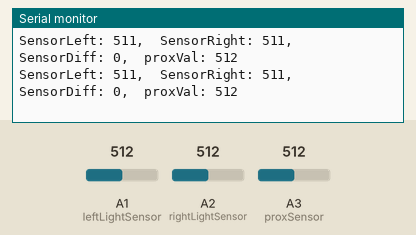
Bench run of a sketch on a simulated Arduino Uno, built with avr-gcc and run on an emulated ATmega328P. Shown: the last lines printed to the serial monitor. The test bench sets the inputs (shaded band); at power-on: A1 (leftLightSensor) = 512, A2 (rightLightSensor) = 512, A3 (proxSensor) = 512.

Above: at 5.7 s.
5.8 s: A1 (leftLightSensor) set to 26
At 6.07 s:
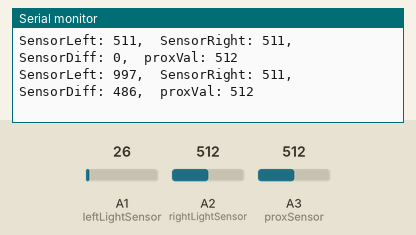
7.3 s: A1 (leftLightSensor) set to 21
At 7.36 s:
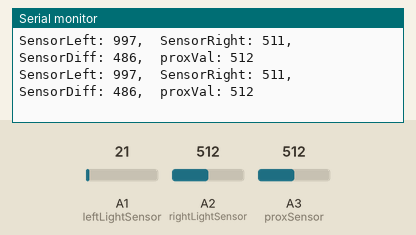
Timing chart, 0 to 10.3 s (numbered marks = the images above; inputs shaded):
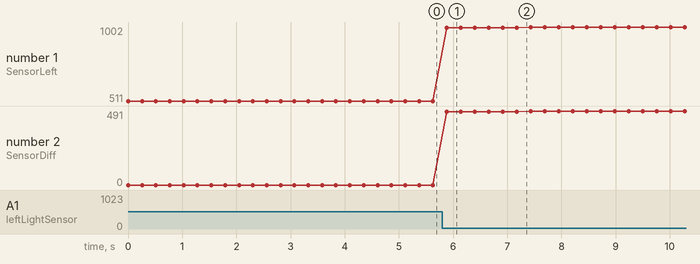

The sketch:

serial_sensor_tester.ino
```cpp
/*
  Serial Sensor Tester
 */

#define rightLightSensor  2
#define leftLightSensor  1
#define proxSensor 3

int SensorLeft;
int SensorRight;
int SensorDifference;
int proxVal;
String message;

void setup() {
  Serial.begin(9600);
}

void loop() {
  proxVal = analogRead(proxSensor);
  delay(1);
  SensorLeft = 1023 - analogRead(leftLightSensor);        // This reads the value of the sensor, then saves it to the corresponding integer.
  delay(1);
  SensorRight = 1023 - analogRead(rightLightSensor);      // This reads the value of the sensor, then saves it to the corresponding integer.
  delay(1);
  SensorDifference = abs(SensorLeft - SensorRight);       // This calculates the difference between the two sensors and then saves it to an integer.
  message = "SensorLeft: ";
  message += SensorLeft;
  message += ",  SensorRight: ";
  message += SensorRight;
  message += ",  SensorDiff: ";
  message += SensorDifference;
  message += ",  proxVal: ";
  message += proxVal;
  Serial.println(message);
  delay(250);
}
```

Measured:
- after the input at 5.8 s, the serial monitor: prints a new line after 0.08 s (image 1)
- plotted number 1: 511 → 997 after the input at 5.8 s, 997 → 1002 after the input at 7.3 s
- plotted number 2: 0 → 486 after the input at 5.8 s, 486 → 491 after the input at 7.3 s
